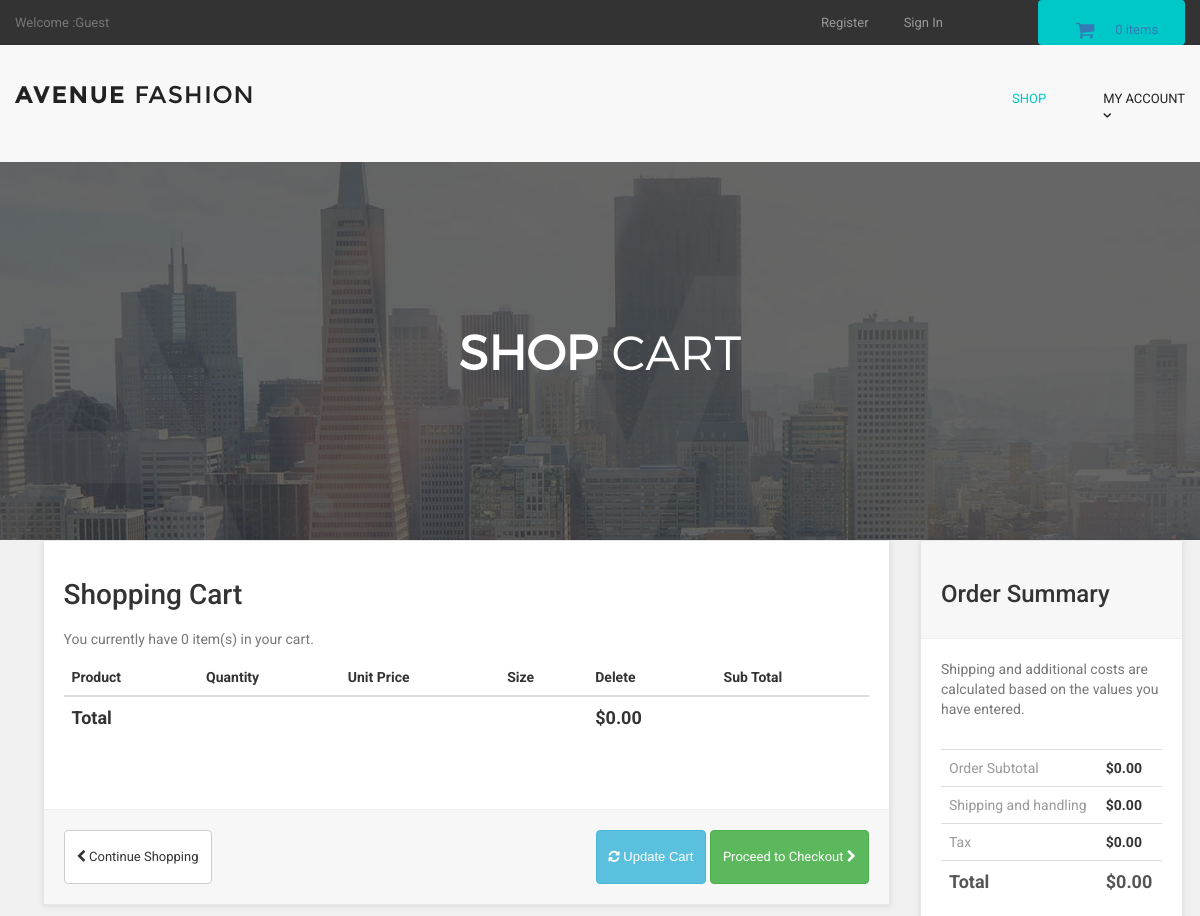
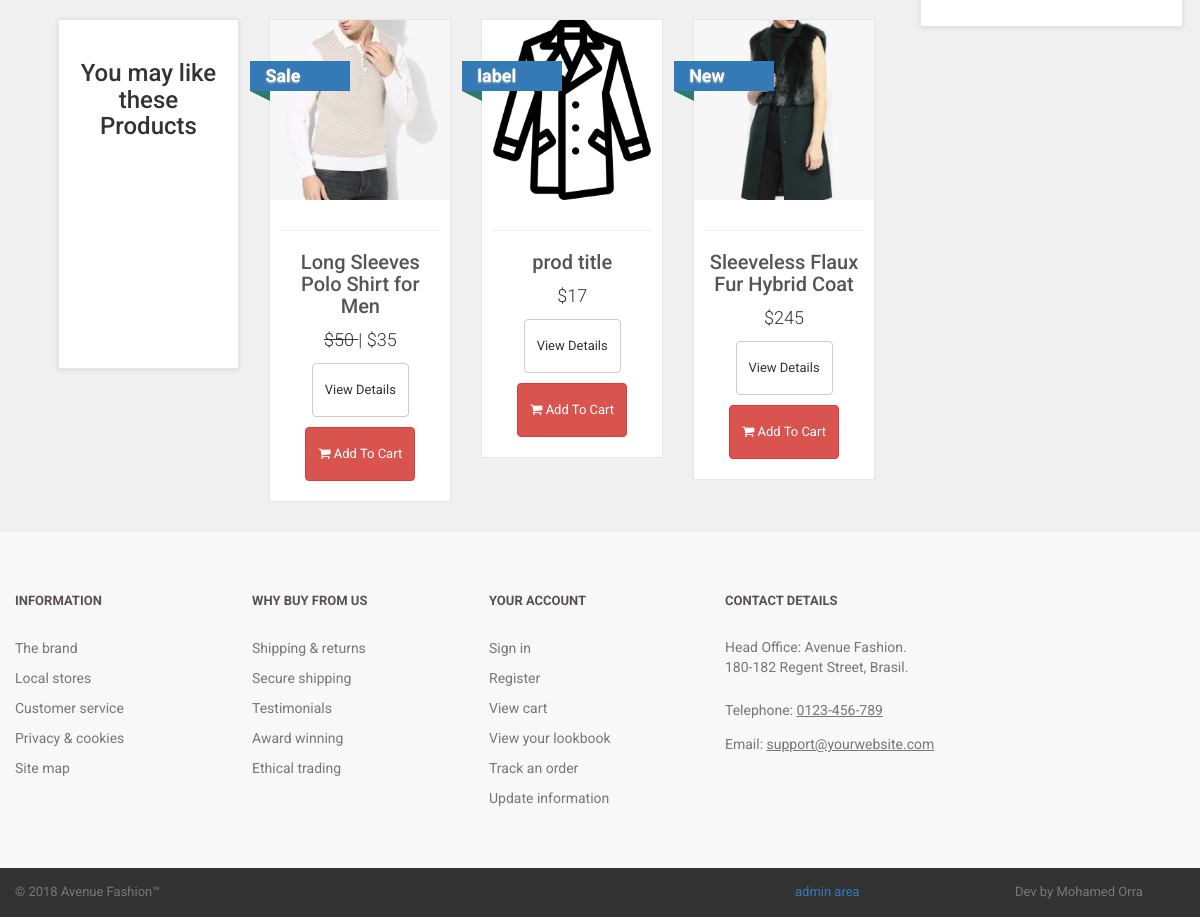
The app's page /cart.php with its own data (2 pictures, top to bottom).
### tables this page shows
CREATE TABLE IF NOT EXISTS `products` (
  `product_id` int(10) NOT NULL AUTO_INCREMENT,
  `p_cat_id` int(10) NOT NULL,
  `cat_id` int(10) NOT NULL,
  `manufacturer_id` int(10) NOT NULL,
  `date` timestamp NOT NULL DEFAULT CURRENT_TIMESTAMP ON UPDATE CURRENT_TIMESTAMP,
  `product_title` text NOT NULL,
  `product_url` text NOT NULL,
  `product_img1` text NOT NULL,
  `product_img2` text NOT NULL,
  `product_img3` text NOT NULL,
  `product_price` int(10) NOT NULL,
  `product_psp_price` int(100) NOT NULL,
  `product_desc` text NOT NULL,
  `product_features` text NOT NULL,
  `product_video` text NOT NULL,
  `product_keywords` text NOT NULL,
  `product_label` text NOT NULL,
  `status` varchar(255) NOT NULL,
  PRIMARY KEY (`product_id`)
);

### cart.php (the view, shortened to what this page needs)
<?php
include("includes/db.php");
include("includes/header.php");
include("functions/functions.php");
include("includes/main.php");
?>
  <main>
    <div class="nero">
      <div class="nero__heading">
        <span class="nero__bold">SHOP</span> Cart
      </div>
    </div>
  </main>
<div id="content" >
<div class="container" >
<div class="col-md-9" id="cart" >
<div class="box" >
<form action="cart.php" method="post" enctype="multipart-form-data" >
<h1> Shopping Cart </h1>
<?php
$ip_add = getRealUserIp();
$select_cart = "select * from cart where ip_add='$ip_add'";
$run_cart = mysqli_query($con,$select_cart);
$count = mysqli_num_rows($run_cart);
?>
<p class="text-muted" > You currently have <?php echo $count; ?> item(s) in your cart. </p>
<div class="table-responsive" >
<table class="table" >
<thead>
<tr>
<th colspan="2" >Product</th>
<th>Quantity</th>
<th>Unit Price</th>
<th>Size</th>
<th colspan="1">Delete</th>
<th colspan="2"> Sub Total </th>
</tr>
</thead>
<?php
$total = 0;
?>
<tfoot>
<tr>
<th colspan="5"> Total </th>
<th colspan="2"> $<?php echo $total; ?>.00 </th>
</tr>
</tfoot>
</table>
</div>
<div class="box-footer">
<div class="pull-left">
<a href="index.php" class="btn btn-default">
<i class="fa fa-chevron-left"></i> Continue Shopping
</a>
</div>
<div class="pull-right">
<button class="btn btn-info" type="submit" name="update" value="Update Cart">
<i class="fa fa-refresh"></i> Update Cart
</button>
<a href="checkout.php" class="btn btn-success">
Proceed to Checkout <i class="fa fa-chevron-right"></i>
</a>
</div>
</div>
</form>
</div>
<div id="row same-height-row">
<div class="col-md-3 col-sm-6">
<div class="box same-height headline">
<h3 class="text-center"> You may like these Products </h3>
</div>
</div>
<?php
$get_products = "select * from products order by rand() LIMIT 0,3";
$run_products = mysqli_query($con,$get_products);
while($row_products=mysqli_fetch_array($run_products)){
$pro_title = $row_products['product_title'];
$pro_price = $row_products['product_price'];
$pro_img1 = $row_products['product_img1'];
$pro_label = $row_products['product_label'];
$pro_psp_price = $row_products['product_psp_price'];
$pro_url = $row_products['product_url'];
if($pro_label == "Sale" or $pro_label == "Gift"){
$product_price = "<del> $$pro_price </del>";
$product_psp_price = "| $$pro_psp_price";
}
else{
$product_psp_price = "";
$product_price = "$$pro_price";
}
if($pro_label == ""){
}
else{
$product_label = "
<a class='label sale' href='#' style='color:black;'>
<div class='thelabel'>$pro_label</div>
<div class='label-background'> </div>
</a>
";
}
echo "
<div class='col-md-3 col-sm-6 center-responsive' >
<div class='product' >
<a href='$pro_url' >
<img src='admin_area/product_images/$pro_img1' class='img-responsive' >
</a>
<div class='text' >
<center>
</center>
<hr>
<h3><a href='$pro_url' >$pro_title</a></h3>
<p class='price' > $product_price $product_psp_price </p>
<p class='buttons' >
<a href='$pro_url' class='btn btn-default' >View Details</a>
<a href='$pro_url' class='btn btn-danger'>
<i class='fa fa-shopping-cart'></i> Add To Cart
</a>
</p>
</div>
$product_label
</div>
</div>
";
}
?>
</div>
</div>
<div class="col-md-3">
<div class="box" id="order-summary">
<div class="box-header">
<h3>Order Summary</h3>
</div>
<p class="text-muted">
Shipping and additional costs are calculated based on the values you have entered.
</p>
<div class="table-responsive">
<table class="table">
<tbody>
<tr>
<td> Order Subtotal </td>
<th> $<?php echo $total; ?>.00 </th>
</tr>
<tr>
<td> Shipping and handling </td>
<th>$0.00</th>
</tr>
<tr>
<td>Tax</td>
<th>$0.00</th>
</tr>
<tr class="total">
<td>Total</td>
<th>$<?php echo $total; ?>.00</th>
</tr>
</tbody>
</table>
</div>
</div>
</div>
</div>
</div>
<?php
include("includes/footer.php");
?>
</body>
</html>

### styles/backend.css (style rules this page uses)
html { font-family: "Roboto", Helvetica, Arial, sans-serif; line-height: 1.15; -ms-text-size-adjust: 100%; -webkit-text-size-adjust: 100% }
body { margin: 0 }
h1 { font-size: 2em; margin: .67em 0 }
figcaption, figure, main { display: block }
hr { box-sizing: content-box; height: 0; overflow: visible }
a { background-color: transparent; -webkit-text-decoration-skip: objects }
img { border-style: none }
button, input, optgroup, select, textarea { font-family: sans-serif; font-size: 100%; line-height: 1.15; margin: 0 }
button, input { overflow: visible }
button, select { text-transform: none }
[type=reset], [type=submit], button, html [type=button] { -webkit-appearance: button }
html { box-sizing: border-box }
body { min-width: 1190px; font-family: Montserrat, sans-serif; font-weight: 400; background-color: white; }
.container { width: 1170px; margin: 0 auto }
img { max-width: 100%; height: auto }
.btn { display: inline-block; vertical-align: top; font-size: 13px; line-height: 40px; text-decoration: none; -webkit-transition: .3s; transition: .3s }
.nero { padding-top: 160px; padding-bottom: 140px; font-family: 'montserratlight', sans-serif; text-align: center; text-transform: uppercase; color: #FFF; background: #666 url("../images/banner-ave.jpg") no-repeat; background-size: cover; background-position: center; }
.nero__heading { font-size: 48px; }
.nero__bold { font-weight: 700; }

### styles/style.css (style rules this page uses)
body { font-family: "Roboto", Helvetica, Arial, sans-serif; font-size: 14px; line-height: 1.42857143; color: #333333; background-color: #f0f0f0; overflow-x: hidden; }
.box { background: #fff; margin: 0 0 30px; border: solid 1px #e6e6e6; box-sizing: border-box; padding:20px; box-shadow: 0 1px 5px rgba(0, 0, 0, 0.1); }
#content { padding-left:25px; }
#content .product { background:#fff; border: solid 1px #e6e6e6; box-sizing: border-box; margin-bottom: 30px; }
#content .product .text p.price { font-size:18px; text-align:center; font-weight:300; }
#content .product .text .buttons { clear:both; text-align:center; }
#content .product .text h3 { text-align:center; font-size:20px; }
#content .product .text h3 a { color:rgb(85, 85, 85); }
#content .product .text { padding:10px 10px 0px; }
#content .product .text .buttons .btn { margin-bottom:10px; }
#content .headline { height: 350px; }
#content #cart .table tfoot { font-size:18px; }
.box .box-footer { background: #f7f7f7; margin: 30px -20px -20px; padding:20px; border-top: solid 1px #eeeeee; }
.box .box-footer:before, .box .box-footer:after { content:" "; display: table; }
.box .box-footer:after { clear:both; }
.box .box-header { background:#f7f7f7; margin:-20px -20px 20px; padding:20px; border-bottom: solid 1px #eeeeee; }
#content #order-summary table { margin-top: 20px; }
#content #order-summary table td { color: #999999; }
#content #order-summary table tr.total td, #content #order-summary table tr.total th { font-size: 18px; color:#555555; font-weight: 700; }
.label { text-decoration : none; position: absolute; top: 50px; padding-left:51px; z-index: 20; }
.label .thelabel { position: relative; width: 100px; padding: 6px 50px 6px 15px; margin: 40px 50px 10px -71px; color: #fff; font-size:18px; font-weight:bold; background-color: #337ab7; text-shadow: 0px 1px 2px #bbb ; }
.label .thelabel:before, .label .thelabel:after { content: ''; position: absolute; width:0; height:0; }
.label .thelabel:after { left: 0px; top: 100%; border-width : 5px 10px; border-style: solid; border-color: #2d7b6b #2d7b6b transparent transparent; }
.label.sale { top: 0; }

### records on screen
products: product_img1 (picture), product_title "Long Sleeves Polo Shirt for Men", product_price "50", product_psp_price "| $35", product_label "Sale"
products: product_img1 (picture), product_title "prod title", product_price "$17", product_label "label"
products: product_img1 (picture), product_title "Sleeveless Flaux Fur Hybrid Coat", product_price "$245", product_label "New"

### other values on screen
$count_items "0"
$count "0"
$total "0"
